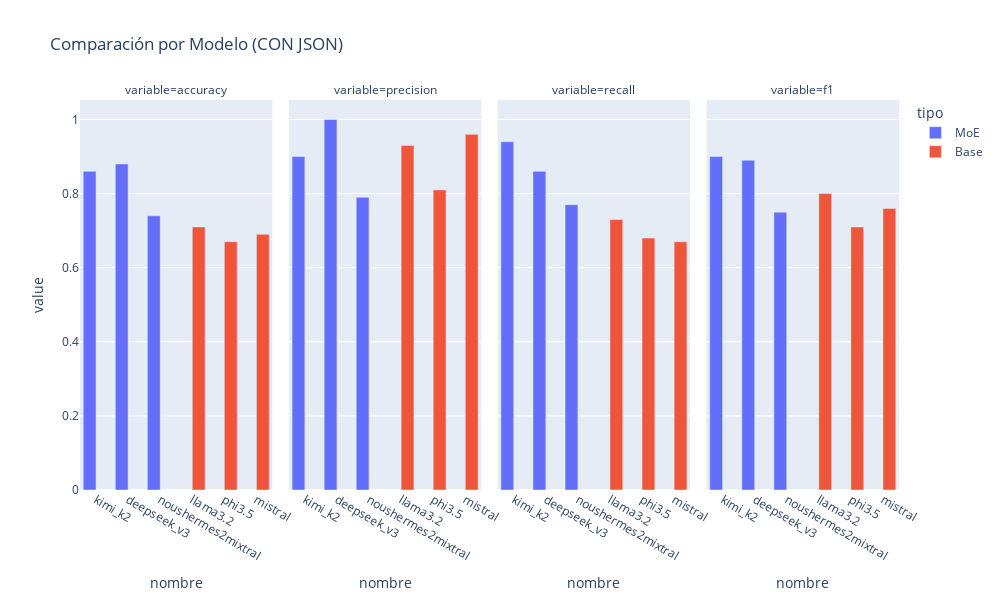

The code cell stored with this chart in its notebook:
### Code cell
import plotly.express as px

# Datos largos para Plotly
df_melted = pd.melt(top_models, id_vars=['nombre', 'tipo'], value_vars=['accuracy', 'precision', 'recall', 'f1'])

# Gráfico
fig = px.bar(df_melted, x='nombre', y='value', color='tipo', facet_col='variable',
             title='Comparación por Modelo (CON JSON)', barmode='group')
fig.update_layout(height=600, width=1000)
fig.show()

### Figure 1 — Plotly figure (JSON) as saved in the notebook; plotly's stock layout.template omitted (floating-point values rounded to 4 significant figures)
{"data": [{"alignmentgroup": "True", "hovertemplate": "tipo=MoE<br>variable=accuracy<br>nombre=%{x}<br>value=%{y}<extra></extra>", "legendgroup": "MoE", "marker": {"color": "#636efa", "pattern": {"shape": ""}}, "name": "MoE", "offsetgroup": "MoE", "orientation": "v", "showlegend": true, "textposition": "auto", "type": "bar", "x": ["kimi_k2", "deepseek_v3", "noushermes2mixtral"], "xaxis": "x", "y": [0.86, 0.88, 0.74], "yaxis": "y"}, {"alignmentgroup": "True", "hovertemplate": "tipo=MoE<br>variable=precision<br>nombre=%{x}<br>value=%{y}<extra></extra>", "legendgroup": "MoE", "marker": {"color": "#636efa", "pattern": {"shape": ""}}, "name": "MoE", "offsetgroup": "MoE", "orientation": "v", "showlegend": false, "textposition": "auto", "type": "bar", "x": ["kimi_k2", "deepseek_v3", "noushermes2mixtral"], "xaxis": "x2", "y": [0.9, 1.0, 0.79], "yaxis": "y2"}, {"alignmentgroup": "True", "hovertemplate": "tipo=MoE<br>variable=recall<br>nombre=%{x}<br>value=%{y}<extra></extra>", "legendgroup": "MoE", "marker": {"color": "#636efa", "pattern": {"shape": ""}}, "name": "MoE", "offsetgroup": "MoE", "orientation": "v", "showlegend": false, "textposition": "auto", "type": "bar", "x": ["kimi_k2", "deepseek_v3", "noushermes2mixtral"], "xaxis": "x3", "y": [0.94, 0.86, 0.77], "yaxis": "y3"}, {"alignmentgroup": "True", "hovertemplate": "tipo=MoE<br>variable=f1<br>nombre=%{x}<br>value=%{y}<extra></extra>", "legendgroup": "MoE", "marker": {"color": "#636efa", "pattern": {"shape": ""}}, "name": "MoE", "offsetgroup": "MoE", "orientation": "v", "showlegend": false, "textposition": "auto", "type": "bar", "x": ["kimi_k2", "deepseek_v3", "noushermes2mixtral"], "xaxis": "x4", "y": [0.9, 0.89, 0.75], "yaxis": "y4"}, {"alignmentgroup": "True", "hovertemplate": "tipo=Base<br>variable=accuracy<br>nombre=%{x}<br>value=%{y}<extra></extra>", "legendgroup": "Base", "marker": {"color": "#EF553B", "pattern": {"shape": ""}}, "name": "Base", "offsetgroup": "Base", "orientation": "v", "showlegend": true, "textposition": "auto", "type": "bar", "x": ["llama3.2", "phi3.5", "mistral"], "xaxis": "x", "y": [0.71, 0.67, 0.69], "yaxis": "y"}, {"alignmentgroup": "True", "hovertemplate": "tipo=Base<br>variable=precision<br>nombre=%{x}<br>value=%{y}<extra></extra>", "legendgroup": "Base", "marker": {"color": "#EF553B", "pattern": {"shape": ""}}, "name": "Base", "offsetgroup": "Base", "orientation": "v", "showlegend": false, "textposition": "auto", "type": "bar", "x": ["llama3.2", "phi3.5", "mistral"], "xaxis": "x2", "y": [0.93, 0.81, 0.96], "yaxis": "y2"}, {"alignmentgroup": "True", "hovertemplate": "tipo=Base<br>variable=recall<br>nombre=%{x}<br>value=%{y}<extra></extra>", "legendgroup": "Base", "marker": {"color": "#EF553B", "pattern": {"shape": ""}}, "name": "Base", "offsetgroup": "Base", "orientation": "v", "showlegend": false, "textposition": "auto", "type": "bar", "x": ["llama3.2", "phi3.5", "mistral"], "xaxis": "x3", "y": [0.73, 0.68, 0.67], "yaxis": "y3"}, {"alignmentgroup": "True", "hovertemplate": "tipo=Base<br>variable=f1<br>nombre=%{x}<br>value=%{y}<extra></extra>", "legendgroup": "Base", "marker": {"color": "#EF553B", "pattern": {"shape": ""}}, "name": "Base", "offsetgroup": "Base", "orientation": "v", "showlegend": false, "textposition": "auto", "type": "bar", "x": ["llama3.2", "phi3.5", "mistral"], "xaxis": "x4", "y": [0.8, 0.71, 0.76], "yaxis": "y4"}], "layout": {"annotations": [{"font": {}, "showarrow": false, "text": "variable=accuracy", "x": 0.1175, "xanchor": "center", "xref": "paper", "y": 1, "yanchor": "bottom", "yref": "paper"}, {"font": {}, "showarrow": false, "text": "variable=precision", "x": 0.3725, "xanchor": "center", "xref": "paper", "y": 1, "yanchor": "bottom", "yref": "paper"}, {"font": {}, "showarrow": false, "text": "variable=recall", "x": 0.6275, "xanchor": "center", "xref": "paper", "y": 1, "yanchor": "bottom", "yref": "paper"}, {"font": {}, "showarrow": false, "text": "variable=f1", "x": 0.8825, "xanchor": "center", "xref": "paper", "y": 1, "yanchor": "bottom", "yref": "paper"}], "barmode": "group", "height": 600, "legend": {"title": {"text": "tipo"}, "tracegroupgap": 0}, "title": {"text": "Comparación por Modelo (CON JSON)"}, "width": 1000, "xaxis": {"anchor": "y", "domain": [0, 0.235], "title": {"text": "nombre"}}, "xaxis2": {"anchor": "y2", "domain": [0.255, 0.49], "matches": "x", "title": {"text": "nombre"}}, "xaxis3": {"anchor": "y3", "domain": [0.51, 0.745], "matches": "x", "title": {"text": "nombre"}}, "xaxis4": {"anchor": "y4", "domain": [0.765, 1.0], "matches": "x", "title": {"text": "nombre"}}, "yaxis": {"anchor": "x", "domain": [0, 1], "title": {"text": "value"}}, "yaxis2": {"anchor": "x2", "domain": [0, 1], "matches": "y", "showticklabels": false}, "yaxis3": {"anchor": "x3", "domain": [0, 1], "matches": "y", "showticklabels": false}, "yaxis4": {"anchor": "x4", "domain": [0, 1], "matches": "y", "showticklabels": false}}}
